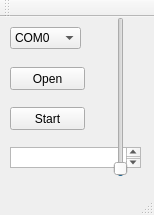
<?xml version="1.0" encoding="UTF-8"?>
<ui version="4.0">
 <class>TA_HMI</class>
 <widget class="QMainWindow" name="TA_HMI">
  <property name="geometry">
   <rect>
    <x>0</x>
    <y>0</y>
    <width>154</width>
    <height>215</height>
   </rect>
  </property>
  <property name="windowTitle">
   <string>HMI</string>
  </property>
  <widget class="QWidget" name="centralWidget">
   <widget class="QComboBox" name="cmbPort">
    <property name="geometry">
     <rect>
      <x>10</x>
      <y>10</y>
      <width>71</width>
      <height>22</height>
     </rect>
    </property>
    <item>
     <property name="text">
      <string>COM0</string>
     </property>
    </item>
    <item>
     <property name="text">
      <string>COM1</string>
     </property>
    </item>
    <item>
     <property name="text">
      <string>COM2</string>
     </property>
    </item>
    <item>
     <property name="text">
      <string>COM3</string>
     </property>
    </item>
    <item>
     <property name="text">
      <string>COM4</string>
     </property>
    </item>
    <item>
     <property name="text">
      <string>COM5</string>
     </property>
    </item>
    <item>
     <property name="text">
      <string>COM6</string>
     </property>
    </item>
    <item>
     <property name="text">
      <string>COM7</string>
     </property>
    </item>
    <item>
     <property name="text">
      <string>COM8</string>
     </property>
    </item>
    <item>
     <property name="text">
      <string>COM9</string>
     </property>
    </item>
   </widget>
   <widget class="QPushButton" name="btnOpen">
    <property name="geometry">
     <rect>
      <x>10</x>
      <y>50</y>
      <width>75</width>
      <height>23</height>
     </rect>
    </property>
    <property name="text">
     <string>Open</string>
    </property>
   </widget>
   <widget class="QPushButton" name="btnStart">
    <property name="geometry">
     <rect>
      <x>10</x>
      <y>90</y>
      <width>75</width>
      <height>23</height>
     </rect>
    </property>
    <property name="text">
     <string>Start</string>
    </property>
   </widget>
   <widget class="QPlainTextEdit" name="txtCommData">
    <property name="geometry">
     <rect>
      <x>10</x>
      <y>130</y>
      <width>131</width>
      <height>21</height>
     </rect>
    </property>
   </widget>
   <widget class="QSlider" name="barDataView">
    <property name="geometry">
     <rect>
      <x>110</x>
      <y>0</y>
      <width>22</width>
      <height>160</height>
     </rect>
    </property>
    <property name="maximum">
     <number>1024</number>
    </property>
    <property name="value">
     <number>10</number>
    </property>
    <property name="orientation">
     <enum>Qt::Vertical</enum>
    </property>
   </widget>
  </widget>
  <widget class="QMenuBar" name="menuBar">
   <property name="geometry">
    <rect>
     <x>0</x>
     <y>0</y>
     <width>154</width>
     <height>19</height>
    </rect>
   </property>
  </widget>
  <widget class="QToolBar" name="mainToolBar">
   <attribute name="toolBarArea">
    <enum>TopToolBarArea</enum>
   </attribute>
   <attribute name="toolBarBreak">
    <bool>false</bool>
   </attribute>
  </widget>
  <widget class="QStatusBar" name="statusBar"/>
 </widget>
 <layoutdefault spacing="6" margin="11"/>
 <resources/>
 <connections/>
</ui>
